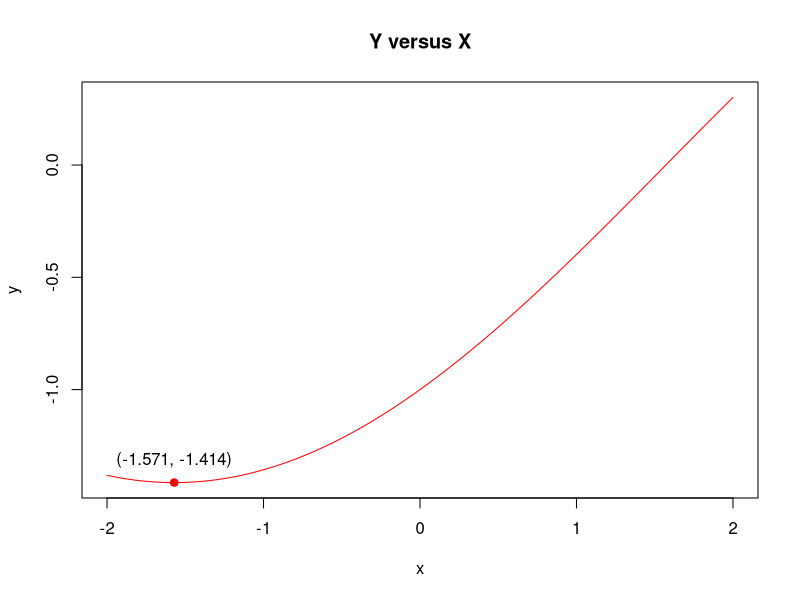
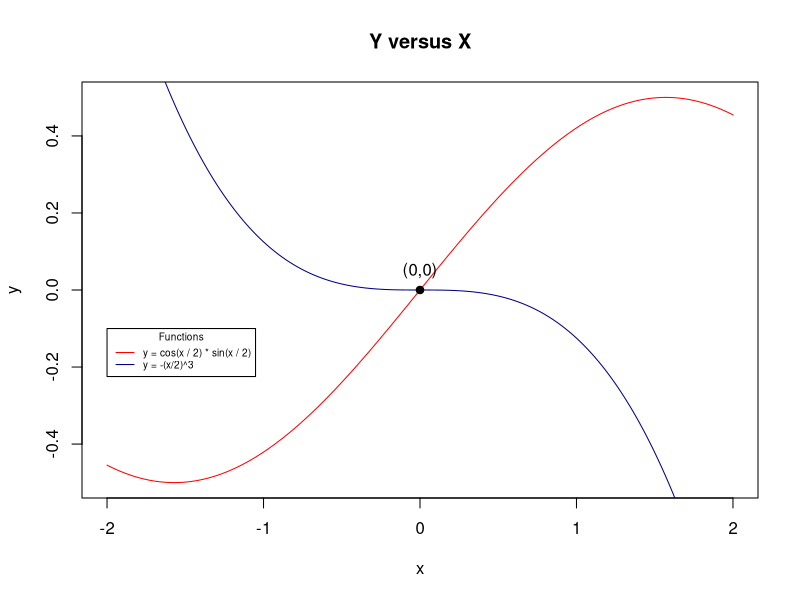
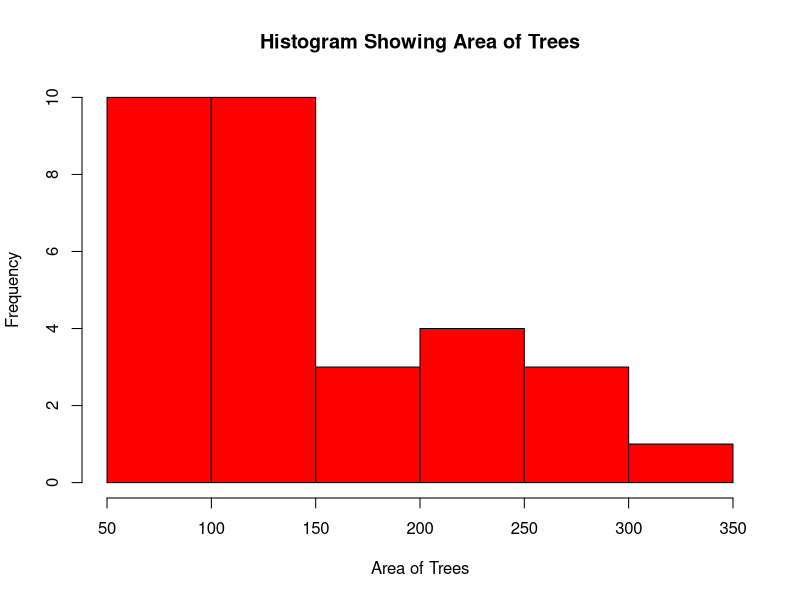
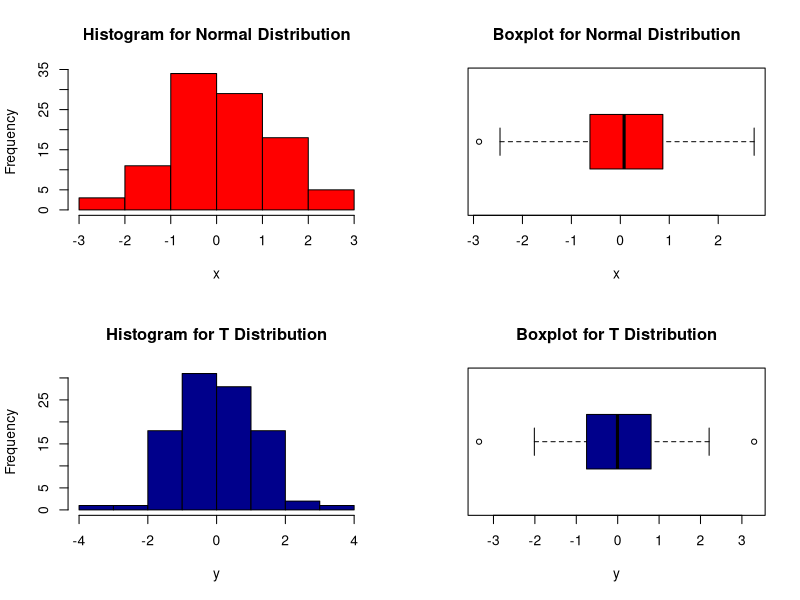
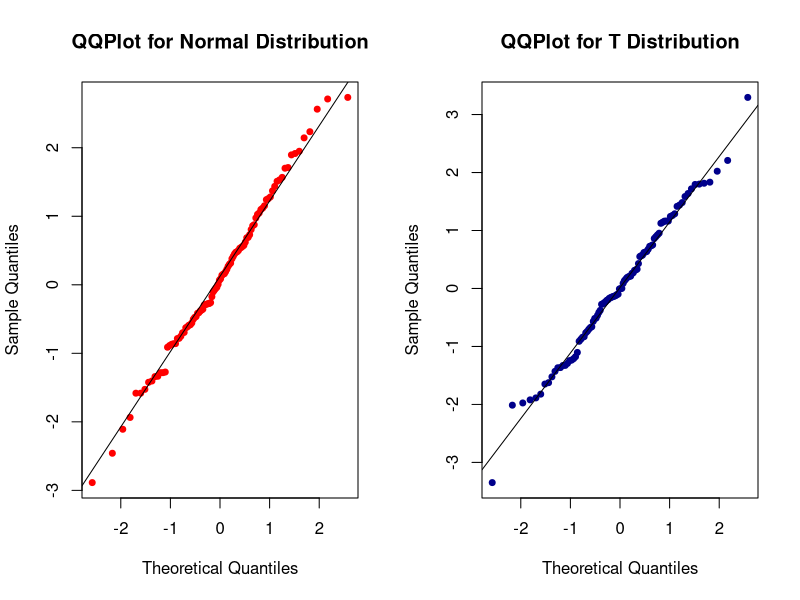

R code for these plots, in order:
## ---- chunk 1
# DO NOT ADD OR REVISE CODE HERE
knitr::opts_chunk$set(echo = TRUE, eval = TRUE)
## ---- chunk 2
q1_vector <- c(1:5,sqrt(2),17*14,rep(c(2.5,5,7.5),3))
output <- c(1:5,sqrt(2),17*14,rep(c(2.5,5,7.5),3))
## ---- chunk 3
q1_vector_7 <- q1_vector[which(q1_vector <= 7)]
length(q1_vector_7) # [1] 12
## ---- chunk 4
q1_vector_sorted <- sort(q1_vector)
sum(q1_vector_sorted[5:10]) # [1] 22
## ---- chunk 5
q1_vector_sqrd <- (q1_vector)^2
sum(q1_vector_sqrd > 25) # [1] 4
## ---- chunk 6
q1_vector_short <- c(q1_vector[1],q1_vector[16])
prod(q1_vector_short) # [1] 7.5
## ---- chunk 7
trigonometric <- function(x){
  y <- sin(x/2) - cos(x/2)
  return (y)
}
## ---- chunk 8
x <- seq(-2, 2, length = 4001)
y <- trigonometric(x)
round(min(y),3) # [1] -1.414
round(x[which.min(y)], 3) # [1] -1.571
## ---- chunk 9
plot(x, y, main = "Y versus X", col ='red', type = 'l')
points(-1.571, -1.414, col = 'red', pch = 19)
text(-1.571, -1.414 + 0.1, labels = "(-1.571, -1.414)")
## ---- chunk 10
y1 <- cos(x / 2) * sin(x / 2)
y2 <- -(x/2)^3
plot (x, y1, type = 'l', col ='red', ylab = 'y', main = 'Y versus X') 
lines(x, y2, col = 'darkblue')
legend(-2, -0.1, legend=c("y = cos(x / 2) * sin(x / 2)", "y = -(x/2)^3"),
       col=c('red', 'darkblue'), lty=1, title = 'Functions', cex=0.6)
points(0,0, col = 'black', pch = 19)
text(0,0+0.05,labels="(0,0)")
## ---- chunk 11
data(trees)
str(trees)
apply(trees, 2, mean)
sum(trees$Volume > mean(trees$Volume)) # [1] 12
## ---- chunk 12
r <- trees$Girth / 2
area <- pi * r ^ 2
IQR(area) # [1] 87.1949
## ---- chunk 13
hist(area, main = 'Histogram Showing Area of Trees', xlab = 'Area of Trees', col = 'red')

## ---- chunk 14
largest_area_tree <- c(which.max(area), trees$Girth[which.max(area)], trees$Height[which.max(area)], trees$Volume[which.max(area)])
largest_area_tree # [1] 31.0 20.6 87.0 77.0
## ---- chunk 15
set.seed(9999)
y <- rt(100, 10) 
set.seed(123)
x <- rnorm(100, 0, 1.25)

object <- cbind(x, y)
round(apply(object, 2, IQR),4)
## ---- chunk 16
par(mfrow = c(2, 2))
hist(x, main='Histogram for Normal Distribution', col='red')
boxplot(x, main = 'Boxplot for Normal Distribution', horizontal = TRUE, col='red', xlab = 'x')
hist(y, main='Histogram for T Distribution', col='darkblue')
boxplot(y, main = 'Boxplot for T Distribution', horizontal = TRUE, col='darkblue', xlab = 'y')
## ---- chunk 17
par(mfrow = c(1, 2))
qqnorm(x, main = 'QQPlot for Normal Distribution', col = 'red', cex = 0.8, pch = 19)
qqline(x)
qqnorm(y, main = 'QQPlot for T Distribution', col = 'darkblue', cex = 0.8, pch = 19)
qqline(y)

x_outliers <- which(x %in% ((boxplot.stats(x)$out) * 2))
y_outliers <- which(y %in% ((boxplot.stats(y)$out) * 2))
